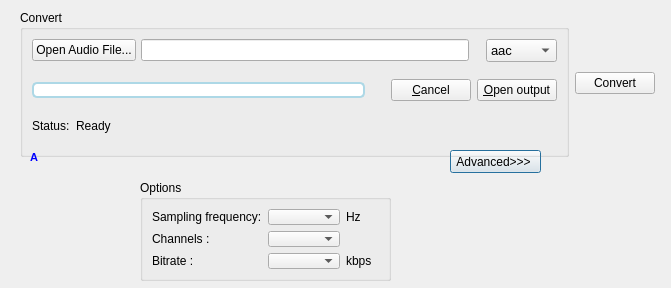
<?xml version="1.0" encoding="UTF-8"?>
<ui version="4.0">
 <class>audioconvDialog</class>
 <widget class="QDialog" name="audioconvDialog">
  <property name="geometry">
   <rect>
    <x>0</x>
    <y>0</y>
    <width>671</width>
    <height>288</height>
   </rect>
  </property>
  <property name="windowTitle">
   <string>Audio Converter</string>
  </property>
  <widget class="QGroupBox" name="groupBox_2">
   <property name="geometry">
    <rect>
     <x>140</x>
     <y>180</y>
     <width>251</width>
     <height>101</height>
    </rect>
   </property>
   <property name="title">
    <string>Options</string>
   </property>
   <layout class="QGridLayout" name="gridLayout_2">
    <item row="0" column="0">
     <widget class="QLabel" name="label_4">
      <property name="text">
       <string>Sampling frequency:</string>
      </property>
     </widget>
    </item>
    <item row="0" column="1">
     <widget class="QComboBox" name="comboBoxSr"/>
    </item>
    <item row="1" column="0">
     <widget class="QLabel" name="label_6">
      <property name="text">
       <string>Channels :</string>
      </property>
     </widget>
    </item>
    <item row="1" column="1">
     <widget class="QComboBox" name="comboBoxCh"/>
    </item>
    <item row="2" column="0">
     <widget class="QLabel" name="label_7">
      <property name="text">
       <string>Bitrate :</string>
      </property>
     </widget>
    </item>
    <item row="2" column="1">
     <widget class="QComboBox" name="comboBoxBr"/>
    </item>
    <item row="2" column="2">
     <widget class="QLabel" name="label_8">
      <property name="text">
       <string>kbps</string>
      </property>
     </widget>
    </item>
    <item row="0" column="2">
     <widget class="QLabel" name="label_5">
      <property name="text">
       <string>Hz</string>
      </property>
     </widget>
    </item>
   </layout>
  </widget>
  <widget class="QPushButton" name="detailsPushButton">
   <property name="geometry">
    <rect>
     <x>450</x>
     <y>150</y>
     <width>91</width>
     <height>23</height>
    </rect>
   </property>
   <property name="text">
    <string> Advanced&gt;&gt;&gt;  </string>
   </property>
   <property name="checkable">
    <bool>true</bool>
   </property>
  </widget>
  <widget class="QWidget" name="layoutWidget">
   <property name="geometry">
    <rect>
     <x>20</x>
     <y>10</y>
     <width>635</width>
     <height>147</height>
    </rect>
   </property>
   <layout class="QHBoxLayout" name="horizontalLayout_2">
    <item>
     <widget class="QGroupBox" name="groupBox">
      <property name="title">
       <string>Convert</string>
      </property>
      <layout class="QGridLayout" name="gridLayout_4">
       <item row="0" column="0">
        <layout class="QHBoxLayout" name="horizontalLayout">
         <property name="spacing">
          <number>5</number>
         </property>
         <item>
          <widget class="QPushButton" name="pushButton">
           <property name="text">
            <string>Open Audio File...</string>
           </property>
          </widget>
         </item>
         <item>
          <widget class="QLineEdit" name="lineEdit">
           <property name="readOnly">
            <bool>true</bool>
           </property>
          </widget>
         </item>
         <item>
          <widget class="QLabel" name="label">
           <property name="sizePolicy">
            <sizepolicy hsizetype="Fixed" vsizetype="Fixed">
             <horstretch>0</horstretch>
             <verstretch>0</verstretch>
            </sizepolicy>
           </property>
           <property name="maximumSize">
            <size>
             <width>51</width>
             <height>21</height>
            </size>
           </property>
           <property name="text">
            <string/>
           </property>
           <property name="pixmap">
            <pixmap resource="ExMplayer.qrc">:/images/arrow.png</pixmap>
           </property>
           <property name="scaledContents">
            <bool>true</bool>
           </property>
          </widget>
         </item>
         <item>
          <widget class="QComboBox" name="comboBoxAfmts">
           <property name="minimumSize">
            <size>
             <width>71</width>
             <height>0</height>
            </size>
           </property>
           <property name="maximumSize">
            <size>
             <width>71</width>
             <height>16777215</height>
            </size>
           </property>
           <property name="font">
            <font>
             <pointsize>10</pointsize>
            </font>
           </property>
           <item>
            <property name="text">
             <string>aac</string>
            </property>
           </item>
           <item>
            <property name="text">
             <string>ac3</string>
            </property>
           </item>
           <item>
            <property name="text">
             <string>amr</string>
            </property>
           </item>
           <item>
            <property name="text">
             <string>flac</string>
            </property>
           </item>
           <item>
            <property name="text">
             <string>mmf</string>
            </property>
           </item>
           <item>
            <property name="text">
             <string>m4a</string>
            </property>
           </item>
           <item>
            <property name="text">
             <string>mp2</string>
            </property>
           </item>
           <item>
            <property name="text">
             <string>mp3</string>
            </property>
           </item>
           <item>
            <property name="text">
             <string>ogg</string>
            </property>
           </item>
           <item>
            <property name="text">
             <string>wav</string>
            </property>
           </item>
           <item>
            <property name="text">
             <string>wma</string>
            </property>
           </item>
          </widget>
         </item>
        </layout>
       </item>
       <item row="2" column="0">
        <layout class="QGridLayout" name="gridLayout_3">
         <item row="0" column="1">
          <layout class="QGridLayout" name="gridLayout">
           <property name="spacing">
            <number>6</number>
           </property>
           <item row="0" column="0">
            <widget class="QProgressBar" name="progressBar">
             <property name="minimumSize">
              <size>
               <width>0</width>
               <height>16</height>
              </size>
             </property>
             <property name="maximumSize">
              <size>
               <width>16777215</width>
               <height>16</height>
              </size>
             </property>
             <property name="styleSheet">
              <string notr="true">QProgressBar { 
border: 2px solid lightblue;
border-radius: 5px;

}

QProgressBar::chunk {
background-color:qlineargradient(spread:pad, x1:0.955, y1:1, x2:0.914318, y2:0.057, stop:0 rgba(0, 205, 248, 150), stop:1 rgba(255, 255, 255, 100));
width: 20px;
}</string>
             </property>
             <property name="value">
              <number>0</number>
             </property>
             <property name="textVisible">
              <bool>false</bool>
             </property>
            </widget>
           </item>
           <item row="0" column="2">
            <widget class="QPushButton" name="pushButton_2">
             <property name="text">
              <string>&amp;Cancel</string>
             </property>
             <property name="icon">
              <iconset resource="ExMplayer.qrc">
               <normaloff>:/images/cancel.png</normaloff>:/images/cancel.png</iconset>
             </property>
            </widget>
           </item>
           <item row="0" column="3">
            <widget class="QPushButton" name="pushButtonof">
             <property name="text">
              <string>&amp;Open output</string>
             </property>
             <property name="icon">
              <iconset resource="ExMplayer.qrc">
               <normaloff>:/images/fileopen.png</normaloff>:/images/fileopen.png</iconset>
             </property>
            </widget>
           </item>
           <item row="1" column="0">
            <layout class="QFormLayout" name="formLayout">
             <property name="fieldGrowthPolicy">
              <enum>QFormLayout::AllNonFixedFieldsGrow</enum>
             </property>
             <item row="0" column="1">
              <widget class="QLabel" name="labelst">
               <property name="text">
                <string>Ready</string>
               </property>
              </widget>
             </item>
             <item row="0" column="0">
              <widget class="QLabel" name="label_3">
               <property name="text">
                <string>Status:</string>
               </property>
              </widget>
             </item>
            </layout>
           </item>
           <item row="0" column="1">
            <spacer name="verticalSpacer">
             <property name="orientation">
              <enum>Qt::Vertical</enum>
             </property>
             <property name="sizeType">
              <enum>QSizePolicy::Fixed</enum>
             </property>
             <property name="sizeHint" stdset="0">
              <size>
               <width>20</width>
               <height>45</height>
              </size>
             </property>
            </spacer>
           </item>
          </layout>
         </item>
        </layout>
       </item>
      </layout>
     </widget>
    </item>
    <item>
     <widget class="QPushButton" name="btnConv">
      <property name="text">
       <string>Convert</string>
      </property>
     </widget>
    </item>
   </layout>
  </widget>
  <widget class="QLabel" name="labfmt">
   <property name="geometry">
    <rect>
     <x>30</x>
     <y>150</y>
     <width>301</width>
     <height>16</height>
    </rect>
   </property>
   <property name="styleSheet">
    <string notr="true">color: rgb(0, 0, 255);
font: 75 8pt &quot;MS Shell Dlg 2&quot;;
font: 75 8pt &quot;MS Shell Dlg 2&quot;;</string>
   </property>
   <property name="text">
    <string>&lt;!DOCTYPE HTML PUBLIC &quot;-//W3C//DTD HTML 4.0//EN&quot; &quot;http://www.w3.org/TR/REC-html40/strict.dtd&quot;&gt;
&lt;html&gt;&lt;head&gt;&lt;meta name=&quot;qrichtext&quot; content=&quot;1&quot; /&gt;&lt;style type=&quot;text/css&quot;&gt;
p, li { white-space: pre-wrap; }
&lt;/style&gt;&lt;/head&gt;&lt;body style=&quot; font-family:'MS Shell Dlg 2'; font-size:8pt; font-weight:72; font-style:normal;&quot;&gt;
&lt;p style=&quot; margin-top:0px; margin-bottom:0px; margin-left:0px; margin-right:0px; -qt-block-indent:0; text-indent:0px;&quot;&gt;&lt;span style=&quot; font-weight:600;&quot;&gt;A&lt;/span&gt;&lt;/p&gt;&lt;/body&gt;&lt;/html&gt;</string>
   </property>
  </widget>
 </widget>
 <resources>
  <include location="ExMplayer.qrc"/>
 </resources>
 <connections/>
</ui>
